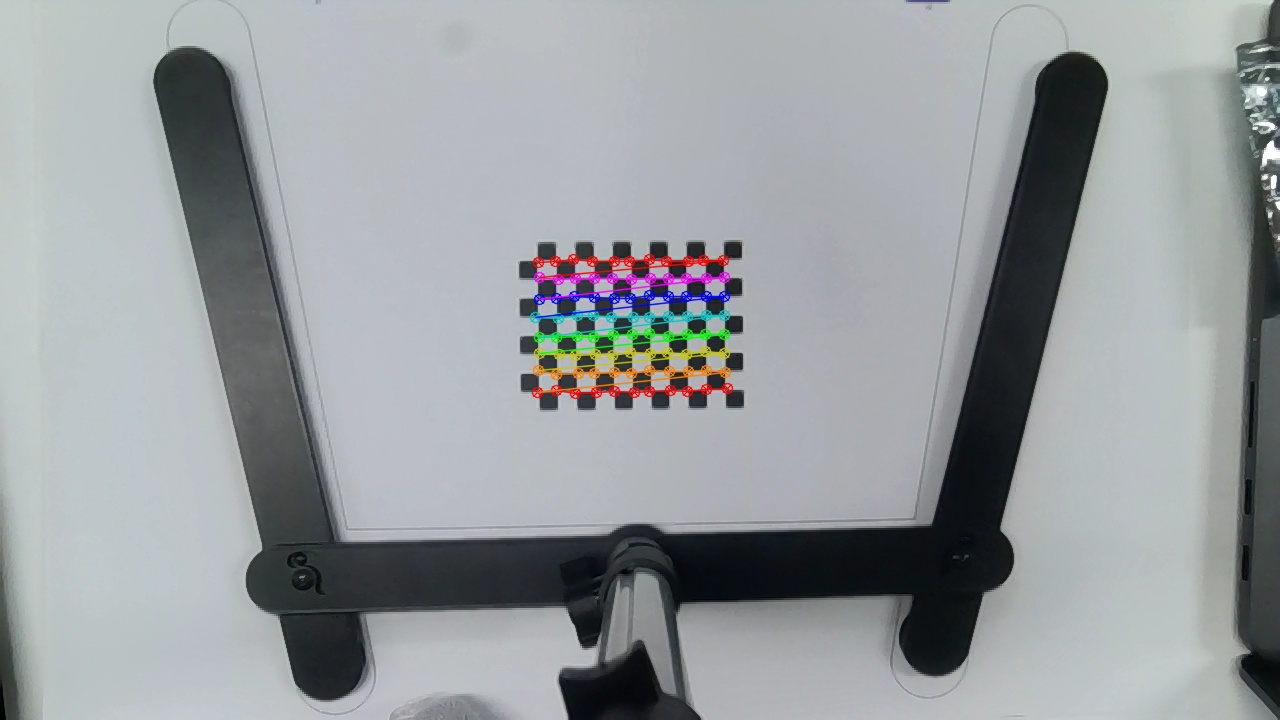
#> input picture lab/lab1/image/calibration11.jpg, 1280 x 720 px, given in place of the camera
$ python camera_calibration.py
#> lines starting #> are read from the running program, lines starting #| are printed output that depends on the picture; after the words box and inside, x2 and y2 are one past the last pixel; in counts of white or black regions, pixels touching at a corner belong together
#> the answer given: 3
#> the answer given: 3
import cv2
import numpy as np
import os
import time
import shutil
import sys

# Set the chessboard size and grid width
num_horizontal = 11
num_vertical = 8
grid_width = 0.007  # meter


def capture_calibration_images(camera_id, num_images, delay=3):
#> called with camera_id = 3, num_images = 3, delay = 3
    folder = 'cali_imgs'
    if os.path.exists(folder):
        # Delete all files in the folder
        for filename in os.listdir(folder):
            file_path = os.path.join(folder, filename)
            try:
                if os.path.isfile(file_path) or os.path.islink(file_path):
                    os.unlink(file_path)
                elif os.path.isdir(file_path):
                    shutil.rmtree(file_path)
            except Exception as e:
                print(f'Failed to delete {file_path}. Reason: {e}')
    else:
        # If the folder does not exist, create it
        os.makedirs(folder)

    cap = cv2.VideoCapture(camera_id)
    if not cap.isOpened():
        print("Failed to open the camera. Reason: {cap}")
        return

    photo_count = 0
    start_time = time.time()

    while cap.isOpened() and photo_count < num_images:
        ret, frame = cap.read()
#> frame is the input picture: shape (720, 1280, 3); mean B, G, R 158.6, 155.6, 151.1
        font = cv2.FONT_HERSHEY_SIMPLEX
        # Calculate the remaining time for the countdown (in seconds)
        current_time = time.time()
        elapsed_time = current_time - start_time
        remaining_time = delay - elapsed_time if elapsed_time < delay else 0

        # Calculate the end angle of the sector
        end_angle = 360 * remaining_time / delay

        # Create a copy of the original image with the same size
        overlay = np.zeros_like(frame)

        # Create a copy of the original image with the same size
        overlay = frame.copy()

        # Draw a white ellipse on the copy
        cv2.ellipse(overlay, (int(frame.shape[1] * 0.5), int(frame.shape[0] * 0.5)),
                    (int(frame.shape[0] * 0.5), int(frame.shape[0] * 0.5)), -90, 0, end_angle, (255, 255, 255), -1)
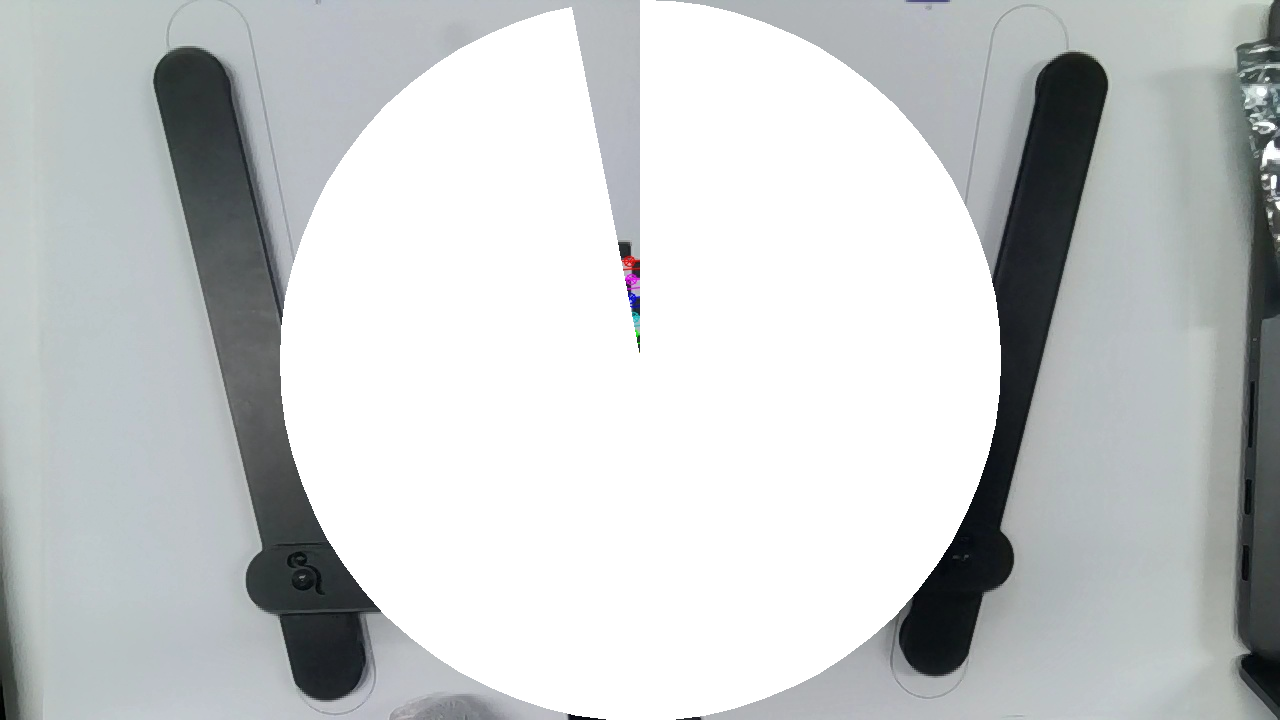
#> overlay: shape (720, 1280, 3); mean B, G, R 201.4, 200.7, 197.2

        # Blend the copy and the original image with a transparency of 50%
        alpha = 0.5
        cv2.addWeighted(overlay, alpha, frame, 1 - alpha, 0, frame)
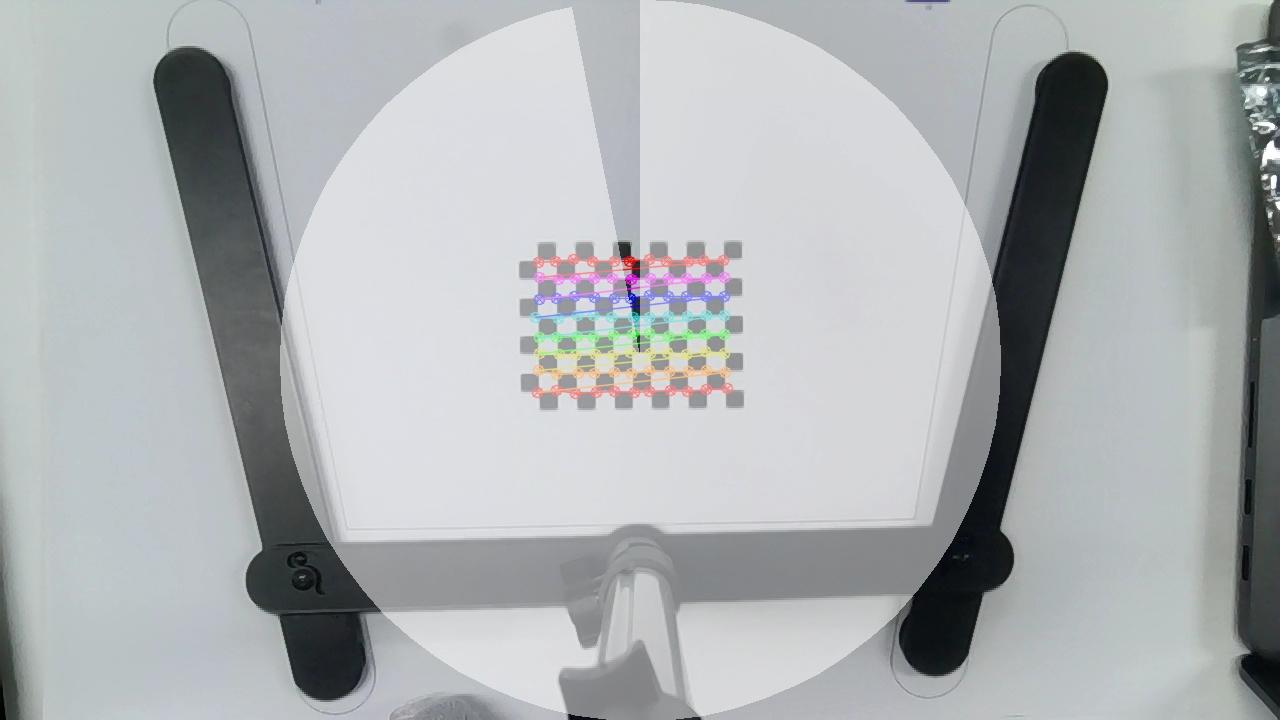
#> frame: shape (720, 1280, 3); mean B, G, R 180, 178.1, 174.2
        cv2.putText(frame, f'Photo {photo_count + 1}/{num_images}', (frame.shape[1] - 200, frame.shape[0] - 10), font,
                    0.5, (0, 255, 0), 2, cv2.LINE_AA)
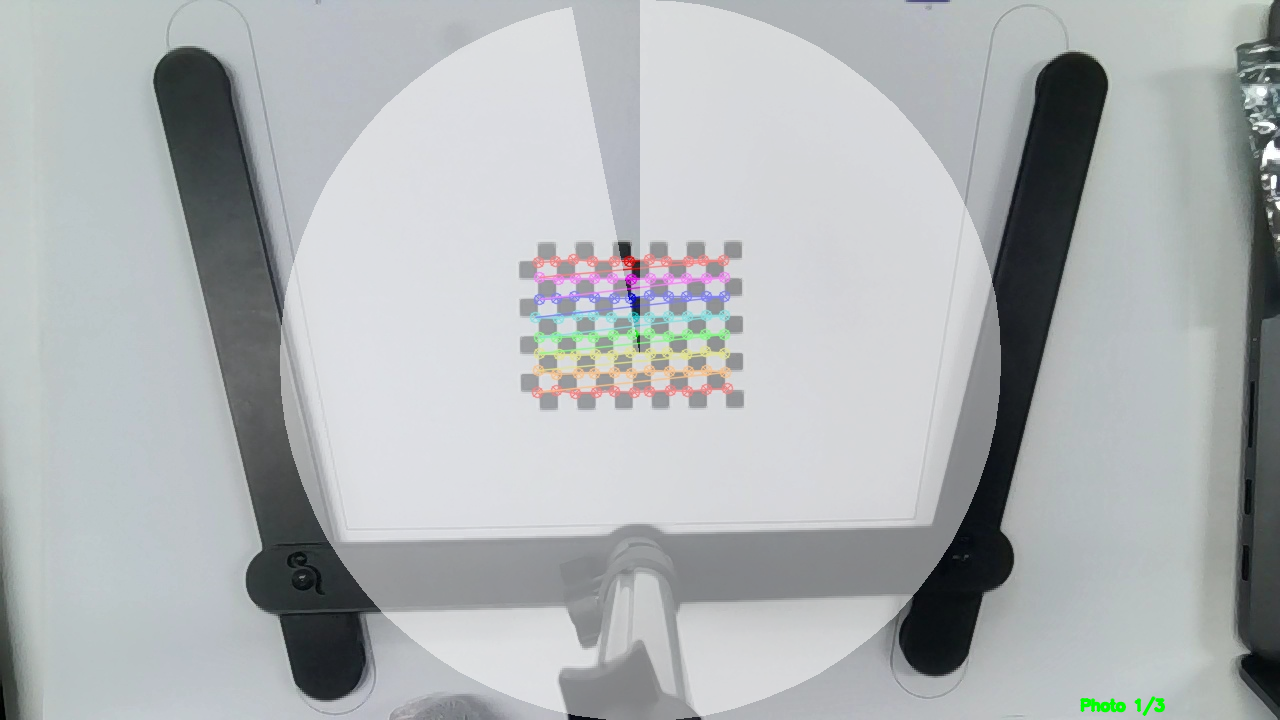
#> frame: shape (720, 1280, 3); 0.09% of pixels changed, all inside (x1, y1, x2, y2) = (1080, 696, 1166, 716)
        cv2.imshow('Calibration', frame)

        # Break the loop if 'q' is pressed
        if cv2.waitKey(1) & 0xFF == ord('q'):
#> (key q is pressed here)
            break

        # Save the image every delay seconds
        if time.time() - start_time >= delay:
            filename = os.path.join(folder, f'image_{photo_count}.jpg')
            cv2.imwrite(filename, frame)
            print(f"Image saved：{filename}")
            photo_count += 1
            start_time = time.time()

            # After saving the image, display a white image
            white_frame = np.ones_like(frame) * 255
            cv2.imshow('Calibration', white_frame)
            cv2.waitKey(100)
            cv2.imshow('Calibration', frame)

    cap.release()
    cv2.destroyAllWindows()


def calibrate_camera(folder):
    # termination criteria
    criteria = (cv2.TERM_CRITERIA_EPS + cv2.TERM_CRITERIA_MAX_ITER, 30, 0.001)
    # prepare object points, like (0,0,0), (1,0,0), (2,0,0) ....,(10,7,0)
    objp = np.zeros((num_vertical * num_horizontal, 3), np.float32)
    objp[:, :2] = np.mgrid[0:num_horizontal, 0:num_vertical].T.reshape(-1, 2) * grid_width
    # Arrays to store object points and image points from all the images.
    objpoints = []  # 3d point in real world space
    imgpoints = []  # 2d points in image plane.
    # Read images
    images = [os.path.join(folder, f) for f in os.listdir(folder) if f.endswith('.jpg')]
    images = sorted(images, key=lambda x: int(os.path.splitext(os.path.basename(x))[0].split('_')[1]))

    for fname in images:
        img = cv2.imread(fname)
        print("Image: ", fname)
        gray = cv2.cvtColor(img, cv2.COLOR_BGR2GRAY)
        # Find the chess board corners
        ret, corners = cv2.findChessboardCorners(gray, (num_horizontal, num_vertical), None)

        # If found, add object points, image points (after refining them)
        if ret == True:
            print('conership:', corners.shape[0])
            objpoints.append(objp)
            corners2 = cv2.cornerSubPix(gray, corners, (11, 11), (-1, -1), criteria)
            imgpoints.append(corners2)
            # Draw and display the corners
            cv2.drawChessboardCorners(img, (num_horizontal, num_vertical), corners2, ret)
            cv2.imshow('img', img)
            cv2.waitKey(500)

    if not objpoints or not imgpoints:
        print("Not enough corners were detected for calibration")
        time.sleep(2)
#> (the run stopped early here; a loop or call above may not have finished)

$ run again, on lab/lab1/image/calibration13.jpg
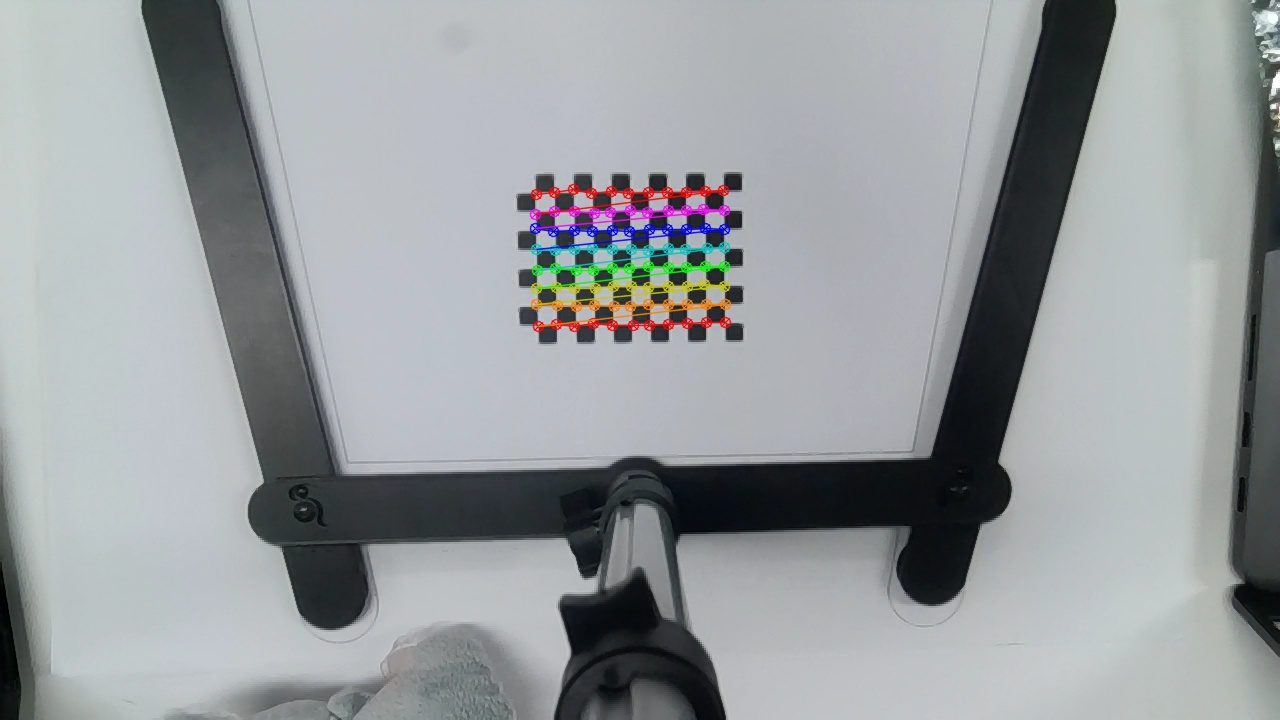
#> input picture lab/lab1/image/calibration13.jpg, 1280 x 720 px, given in place of the camera
#> in capture_calibration_images, frame is the input picture: shape (720, 1280, 3); mean B, G, R 158.3, 155.7, 151.3
#> in capture_calibration_images, `cv2.ellipse(overlay, (int(frame.shape[1] * 0.5), int(frame.shape[0] * ..`:
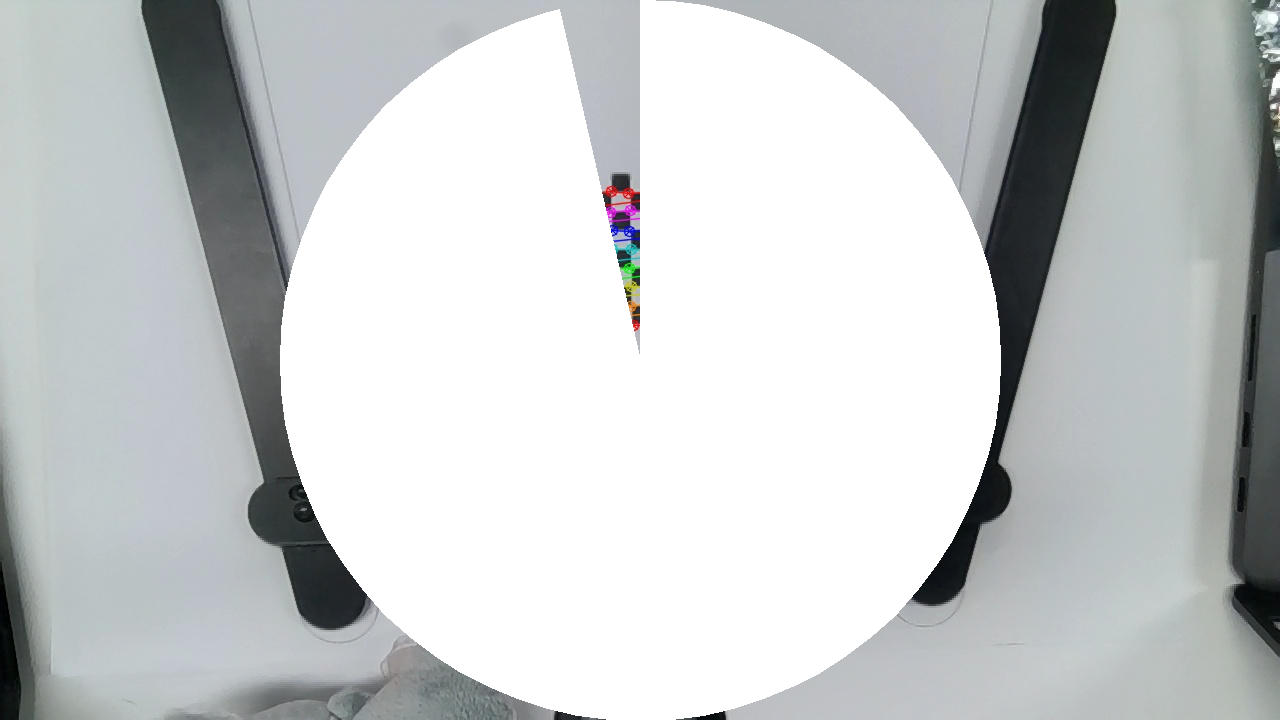
#> overlay: shape (720, 1280, 3); mean B, G, R 203.6, 203, 199.6
#> in capture_calibration_images, `cv2.putText(frame, f'Photo {photo_count + 1}/{num_images}', (frame.sha..`:
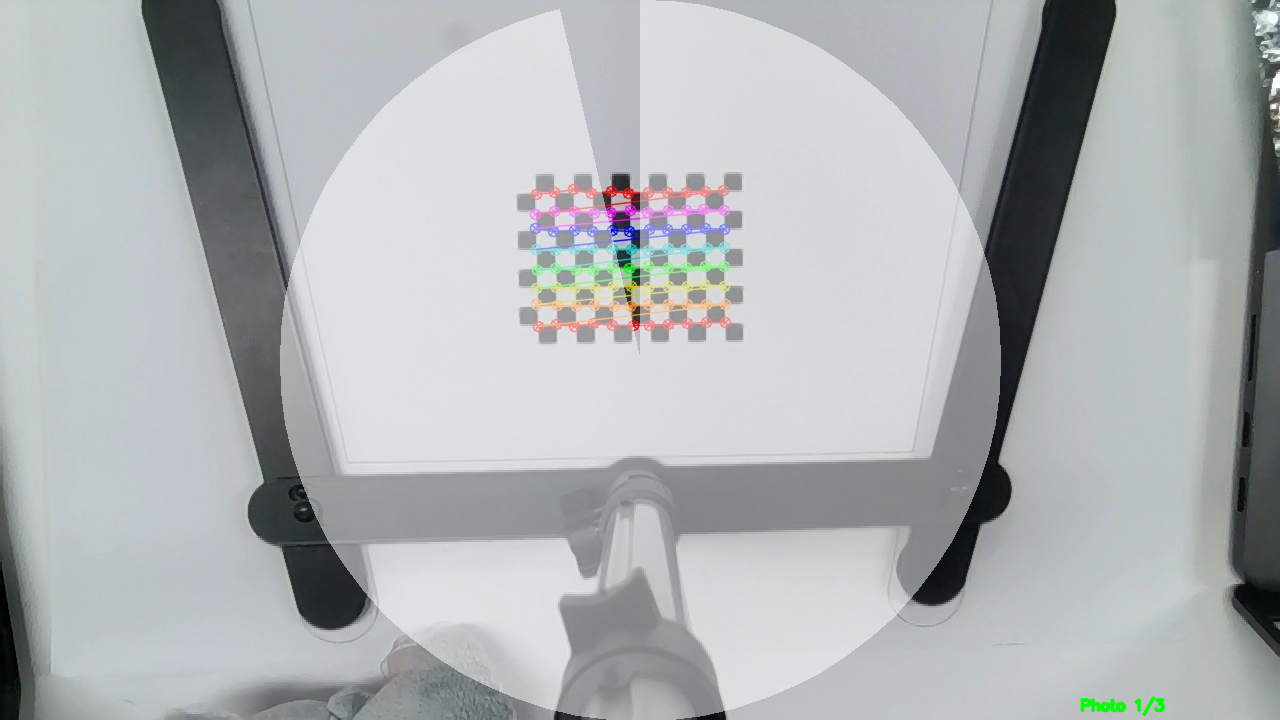
#> frame: shape (720, 1280, 3); mean B, G, R 180.8, 179.4, 175.3
